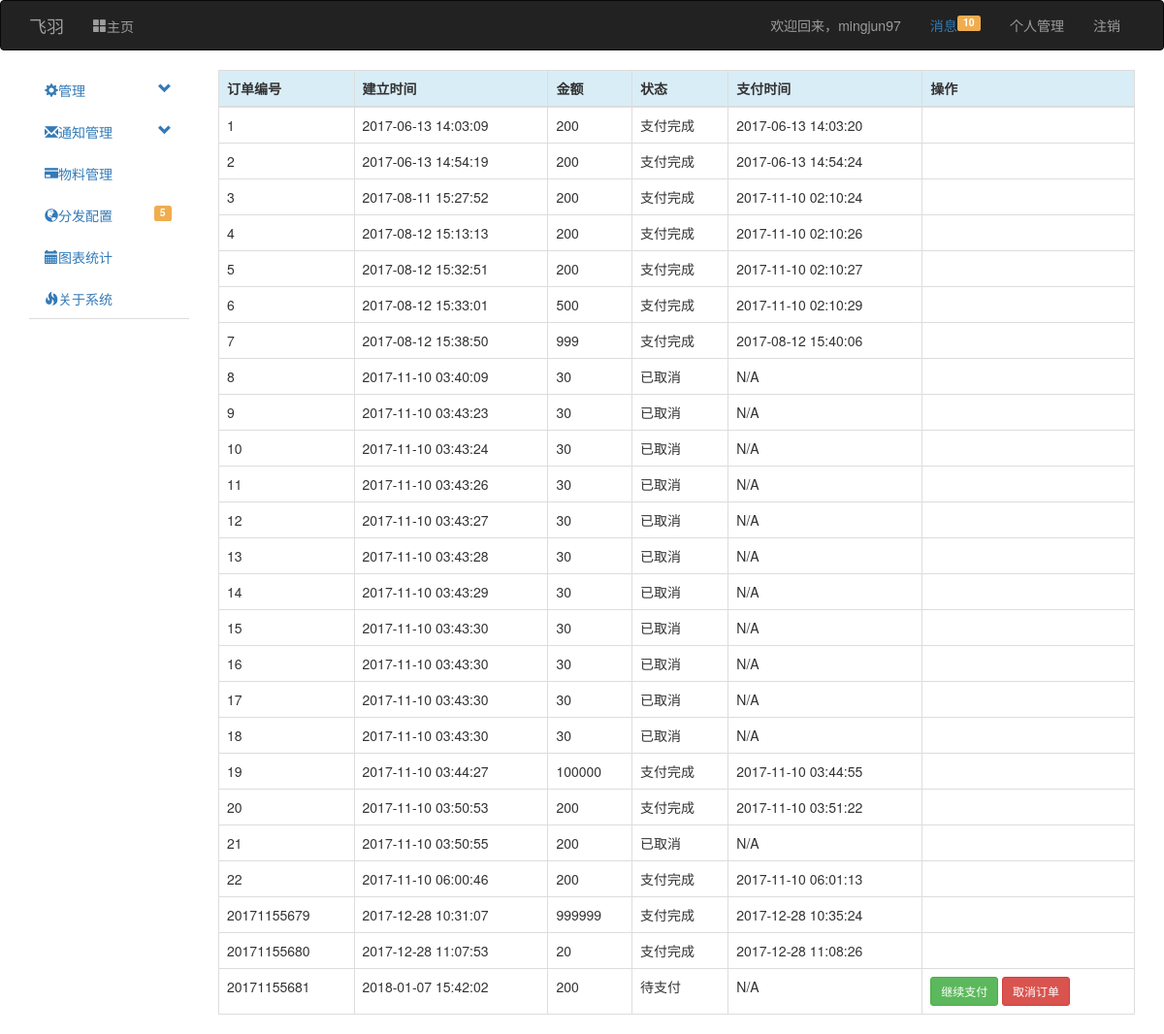
Page /charge_billing (signed in) on the committed database.
### app/models.py (models this page shows, shortened)
class User(UserMixin, db.Model):
    __tablename__ = 'users'
    uid = db.Column(db.Integer, primary_key=True)
    username = db.Column(db.String(128))
    password_hash = db.Column(db.String(128))
    password_change_time = db.Column(db.Integer, default=0)
    email = db.Column(db.String(128))
    telephone = db.Column(db.String(11))
    role_id = db.Column(db.Integer)
    log_level = db.Column(db.Integer)
    email_confirmed = db.Column(db.Boolean, default=False)
    telephone_confirmed = db.Column(db.Boolean, default=False)
    telephone_confirmed_code = db.Column(db.String(6))
    telephone_confirmed_code_time = db.Column(db.Integer, default=0)
    balance = db.Column(db.Integer, default=0)
    last_login_time = db.Column(db.Integer, default=time.time)
    this_login_time = db.Column(db.Integer, default=time.time)
    useful_token = db.Column(db.String(256), default=0)
    owned_group_id = db.relationship('Group', backref='Owner')
    charge_billing = db.relationship('ChargeRecord', backref='User')
    student_card = db.Column(db.String(128), default='NULL')
    student_auth = db.Column(db.Boolean, default=False)
    balance_billing = db.relationship('Billing', backref='User')
    personal_message = db.relationship('PersonalMessage', backref='To', lazy='dynamic',
                                       primaryjoin='PersonalMessage.rec_id==User.uid')
    auth_token = db.Column(db.String(128))
    auth_token_expire = db.Column(db.Integer, default=0)
    id_card = db.Column(db.String(18))
    name = db.Column(db.String(10))
    school = db.Column(db.String(30))
    student_no = db.Column(db.String(30))
    qq = db.Column(db.String(15))
    @property
    def password(self):
        raise AttributeError('密码非可读属性！')

class Billing(db.Model):
    __tablename__ = 'money_billings'
    id = db.Column(db.Integer, primary_key=True)
    create_time = db.Column(db.Integer, default=time.time)
    finish_time = db.Column(db.Integer, default=0)
    status = db.Column(db.Integer, default=1)
    user_id = db.Column(db.Integer, db.ForeignKey('users.uid'))
    amount = db.Column(db.Integer)
    token = db.Column(db.String(128))

### app/manage/views.py (the view)
@manage.route("/charge_billing")
@login_required
def view_billings():
    bill = Billing.query.filter_by(User=current_user).all()
    return render_template("manage/view_billings.html", bill=bill)

### app/manage/__init__.py (called while the page is built)
@manage.app_context_processor
def inject_base64():
    b = base64.b64encode
    str1 = str
    fmttimestamp = f2t
    return dict(b=b, str=str1, fmttime=fmttimestamp)

def f2t(timestamp):
    x = time.localtime(timestamp)
    return time.strftime('%Y-%m-%d %H:%M:%S', x)

### app/manage/views.py (called while the page is built)
@manage.before_app_request
def before_request():
    if request.endpoint is None:
        abort(404)
    if current_user.is_authenticated \
    and not (current_user.email_confirmed or current_user.telephone_confirmed) \
    and request.endpoint[:5] != 'auth.' \
    and request.endpoint[:14] != 'manage.confirm' \
    and request.endpoint[:19] != 'manage.unconfirmed' \
    and request.endpoint != 'static' \
    and request.endpoint != 'api_v1.get_message' \
    and request.endpoint[:15] != 'manage.confirm_':
        print(request.endpoint[:16])
        return redirect(url_for('manage.unconfirmed'))

### app/models.py (called while the page is built)
@login_manager.user_loader
def load_user(user_id):
    return User.query.get(int(user_id))

### app/templates/manage/view_billings.html
{% extends "base.html" %}
{% block page_content %}
    <table class="table table-bordered table-responsive">
      <thead>
        <tr class="info">
          <th>订单编号</th>
          <th>建立时间</th>
          <th>金额</th>
            <th>状态</th>
            <th>支付时间</th>
            <th>操作</th>
        </tr>
      </thead>
      <tbody>
        {% for bills in bill %}
            <tr>
                <td>{{ bills.id }}</td>
                <td> {{ fmttime(bills.create_time) }}</td>
                <td>{{ bills.amount }}</td>
                <td>{% if bills.status == 1 %} 待支付{% elif bills.status == 2 %} 支付完成{% else %} 已取消 {% endif %}</td>
                <td>{% if bills.finish_time != 0 %}{{ fmttime(bills.finish_time) }}{% else %}N/A{% endif %}</td>
                <td>{% if bills.status == 1 %}<a class="btn btn-success btn-sm" href="#">继续支付</a>
                    <a class="btn btn-danger btn-sm" href="#">取消订单</a>{% endif %} </td>
            </tr>
        {% else %}
            <td colspan="999"><div class="text-center"><a href="{{ url_for("manage.create_group") }}" class="btn btn-primary">创建新圈子</a></div></td>
        {% endfor %}
      </tbody>
    </table>
{% endblock %}

### app/templates/base.html (shortened to what this page needs)
{% extends "bootstrap/base.html" %}
{% block navbar %}
<div class="navbar navbar-inverse" role="navigation">
    <div class="container">
        <div class="navbar-header">
            <a class="navbar-brand" href="/">飞羽</a>
        </div>
        <div class="navbar-collapse collapse">
            <ul class="nav navbar-nav">
                <li class="{% if request.endpoint == 'manage.index' %}active{% endif %}"><a href="/"><i class="glyphicon glyphicon-th-large">主页</i></a></li>
            </ul>
            <ul class="nav navbar-nav navbar-right">
                {% if current_user.is_authenticated %}
                <li><span class="navbar-text">欢迎回来，<a class="navbar-link" href="{{ url_for('manage.console') }}">{{ current_user.username }}</a></span></li>
                    <li><span class="navbar-text"><a href="#">消息{% if current_user.personal_message.filter_by(status=0).count() != 0 %}<span class="label label-warning pull-right">{{ current_user.personal_message.filter_by(status=0).count() }}</span>{% endif %}</a> </span></li>
                    <li><a href="{{ url_for('manage.user_info') }}">个人管理</a> </li>
                <li><a href="{{ url_for('auth.logout') }}">注销</a></li>
                {% else %}
                <li><a href="{{ url_for('auth.login') }}">登录</a></li>
                <li><a href="{{ url_for('auth.reg') }}">注册</a></li>
                {% endif %}
            </ul>
        </div>
    </div>
</div>
{% endblock %}
{% block content %}
    <div class="container">
        <div class="row">
            {% if current_user.is_authenticated and request.endpoint != 'manage.index' %}
            <div class="col-md-2">
                <ul id="main-nav" class="nav nav-tabs nav-stacked" style="">
                    <li>
                        <a href="#systemSetting" class="nav-header collapsed" data-toggle="collapse">
                            <i class="glyphicon glyphicon-cog"></i>管理
                            <span class="pull-right glyphicon glyphicon-chevron-down"></span>
                            </a>
                    </li>
                    <li>
                        <a href="#messageManager" class="nav-header collapsed" data-toggle="collapse">
                            <i class="glyphicon glyphicon-envelope"></i>通知管理
                            <span class="pull-right glyphicon glyphicon-chevron-down"></span>
                            </a>
                    </li>
                    <li>
                        <a href="./plans.html"><i class="glyphicon glyphicon-credit-card"></i>物料管理</a>
                    </li>
                    <li><a href="./grid.html"><i class="glyphicon glyphicon-globe"></i>分发配置
                    <span class="label label-warning pull-right">5</span>
                    </a>
                    </li>
                    <li><a href="./charts.html"><i class="glyphicon glyphicon-calendar"></i>图表统计</a>
                    </li>
                    <li>
                    <a href="#"><i class="glyphicon glyphicon-fire"></i>关于系统</a>
                    </li>
                </ul>
            </div>
            {% endif %}
        <div class="col-md-10">
            {% block page_content %} {% endblock %}
        </div>
    </div>
</div>
{% endblock %}

### rows in the picture
User: username "mingjun97"
Billing: id "1", create_time "2017-06-13 14:03:09", amount "200", status "支付完成", finish_time "2017-06-13 14:03:20"
Billing: id "2", create_time "2017-06-13 14:54:19", amount "200", status "支付完成", finish_time "2017-06-13 14:54:24"
Billing: id "3", create_time "2017-08-11 15:27:52", amount "200", status "支付完成", finish_time "2017-11-10 02:10:24"
Billing: id "4", create_time "2017-08-12 15:13:13", amount "200", status "支付完成", finish_time "2017-11-10 02:10:26"
Billing: id "5", create_time "2017-08-12 15:32:51", amount "200", status "支付完成", finish_time "2017-11-10 02:10:27"
Billing: id "6", create_time "2017-08-12 15:33:01", amount "500", status "支付完成", finish_time "2017-11-10 02:10:29"
Billing: id "7", create_time "2017-08-12 15:38:50", amount "999", status "支付完成", finish_time "2017-08-12 15:40:06"
Billing: id "8", create_time "2017-11-10 03:40:09", amount "30", status "已取消", finish_time "N/A"
Billing: id "9", create_time "2017-11-10 03:43:23", amount "30", status "已取消", finish_time "N/A"
Billing: id "10", create_time "2017-11-10 03:43:24", amount "30", status "已取消", finish_time "N/A"
Billing: id "11", create_time "2017-11-10 03:43:26", amount "30", status "已取消", finish_time "N/A"
Billing: id "12", create_time "2017-11-10 03:43:27", amount "30", status "已取消", finish_time "N/A"
Billing: id "13", create_time "2017-11-10 03:43:28", amount "30", status "已取消", finish_time "N/A"
Billing: id "14", create_time "2017-11-10 03:43:29", amount "30", status "已取消", finish_time "N/A"
Billing: id "15", create_time "2017-11-10 03:43:30", amount "30", status "已取消", finish_time "N/A"
Billing: id "16", create_time "2017-11-10 03:43:30", amount "30", status "已取消", finish_time "N/A"
Billing: id "17", create_time "2017-11-10 03:43:30", amount "30", status "已取消", finish_time "N/A"
Billing: id "18", create_time "2017-11-10 03:43:30", amount "30", status "已取消", finish_time "N/A"
Billing: id "19", create_time "2017-11-10 03:44:27", amount "100000", status "支付完成", finish_time "2017-11-10 03:44:55"
Billing: id "20", create_time "2017-11-10 03:50:53", amount "200", status "支付完成", finish_time "2017-11-10 03:51:22"
Billing: id "21", create_time "2017-11-10 03:50:55", amount "200", status "已取消", finish_time "N/A"
Billing: id "22", create_time "2017-11-10 06:00:46", amount "200", status "支付完成", finish_time "2017-11-10 06:01:13"
Billing: id "20171155679", create_time "2017-12-28 10:31:07", amount "999999", status "支付完成", finish_time "2017-12-28 10:35:24"
Billing: id "20171155680", create_time "2017-12-28 11:07:53", amount "20", status "支付完成", finish_time "2017-12-28 11:08:26"
Billing: id "20171155681", create_time "2018-01-07 15:42:02", amount "200", status "待支付", finish_time "N/A"

### other values in the picture
{{ current_user.personal_message.filter_by(status=0).count() }} "10"
